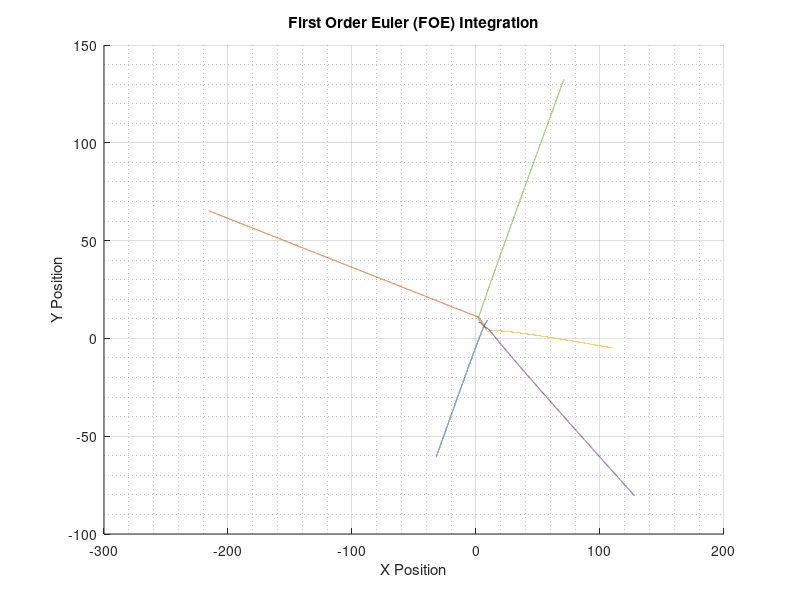
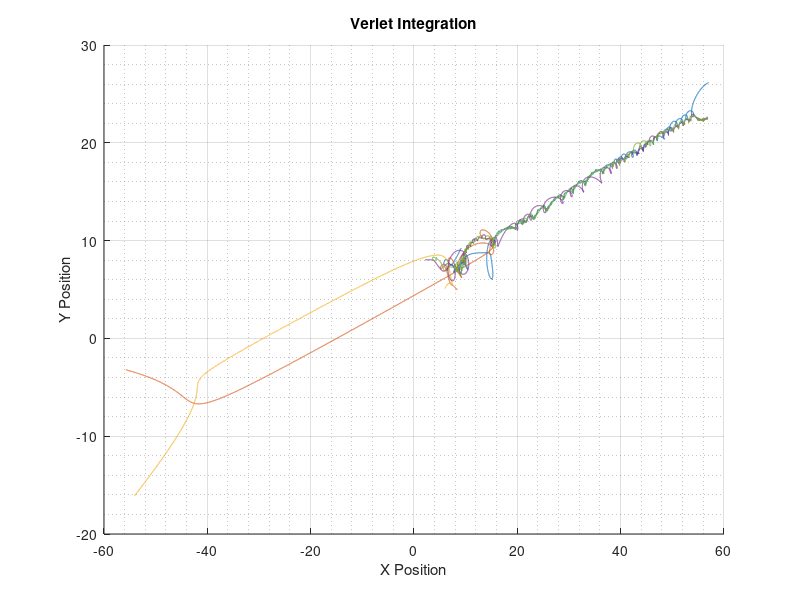
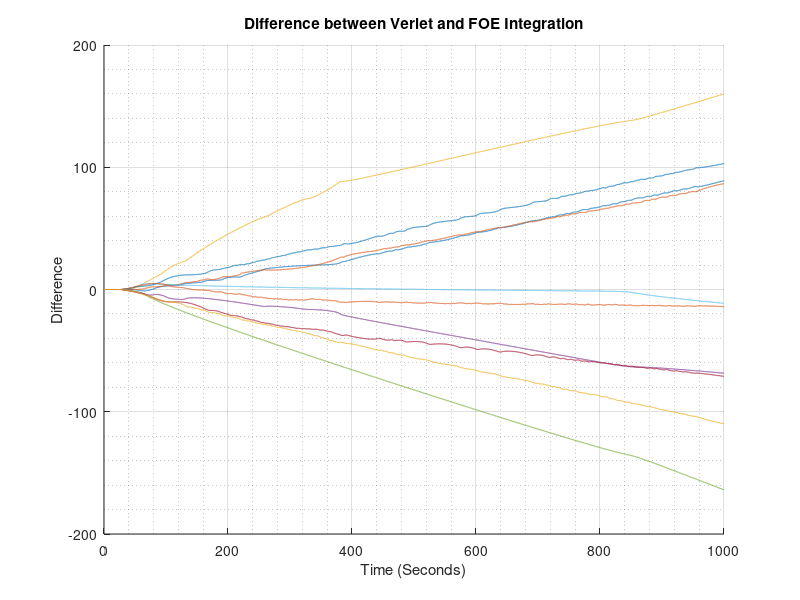

MATLAB code to generate these figures, in order:
%This script runs a first order Euler (FOE) integrator and a Verlet
%integrator using the same initial conditions and time step in order to
%show how they diverge. This script was created for a post about Verlet
%integration that will be posted on www.gereshes.com on 2018.07.06
%
%Ari Rubinsztejn
%ari@gereshes.com
%www.gereshes.com

close all
clear all
clc

%% Set these
dt=.1
planets=5;
finalTime=1000;% Time in seconds
G=.01%6.67408*(10^-11);%.01 Makes for cool plots, units exist but they arent important here


%% Initializing stuff
ICPos = rand(planets*2,1)*10;
ICVel = rand(planets*2,1)*.01;
dot=zeros(size(ICVel));
time=0:dt:finalTime;
timeSteps=length(time);
eulerPosHolder=zeros(2*planets,timeSteps);
eulerVelHolder=zeros(2*planets,timeSteps);
verletHolder=zeros(2*planets,timeSteps);
eulerPosHolder(:,1)=ICPos;
eulerVelHolder(:,1)=ICVel;
verletHolder(:,1)=ICPos;

%% Forward Euler step the equation
for c=2:timeSteps
    eulerPosHolder(:,c)=eulerPosHolder(:,c-1)+(eulerVelHolder(:,c-1)*dt);
    
    for d=1:2:2*planets
        acc=[0;0];
        pos=eulerPosHolder(d:d+1,c-1);
        for e=1:2:2*planets
            if(d==e)
            else
                posDiff=eulerPosHolder(e:e+1,c-1)-pos;
                acc=acc+(posDiff./(.001+((norm(posDiff))^3)));
            end
        end
        dot(d:d+1)=G*acc;
    end
    eulerVelHolder(:,c)=eulerVelHolder(:,c-1)+(dot*dt);
    c/timeSteps
end


%% Verlet integrate the equation forward
verletHolder(:,2)=eulerPosHolder(:,2);%you need two positions for 
for c=3:timeSteps
    for d=1:2:2*planets
        acc=[0;0];
        pos=verletHolder(d:d+1,c-1);
        for e=1:2:2*planets
            if(d==e)
            else
                posDiff=verletHolder(e:e+1,c-1)-pos;
                acc=acc+(posDiff./(.001+((norm(posDiff))^3)));
            end
        end
        dot(d:d+1)=G*acc;
    end
    verletHolder(:,c)=(2*verletHolder(:,c-1))-verletHolder(:,c-2)+(dot*dt*dt); %This is the verlet integrator step
    c/timeSteps +1
end

%% Plotting

%Plot the FOE
figure()
hold on
for c=1:planets
    plot(eulerPosHolder((2*c)-1,:),eulerPosHolder(2*c,:))
end
grid on
grid minor
title('First Order Euler (FOE) Integration')
xlabel('X Position')
ylabel('Y Position')

%Plot the verlet
figure()
hold on
for c=1:planets
    plot(verletHolder((2*c)-1,:),verletHolder(2*c,:))
end
grid on
grid minor
title('Verlet Integration')
xlabel('X Position')
ylabel('Y Position')

%Plot the difference 
figure()
hold on
for c=1:planets*2
    %plot(time,(verletHolder(c,:)-eulerPosHolder(c,:))*2./(verletHolder(c,:)+eulerPosHolder(c,:)))
    plot(time,(verletHolder(c,:)-eulerPosHolder(c,:)))
end
grid on
grid minor
title('Difference between Verlet and FOE Integration')
xlabel('Time (Seconds)')
ylabel('Difference')
